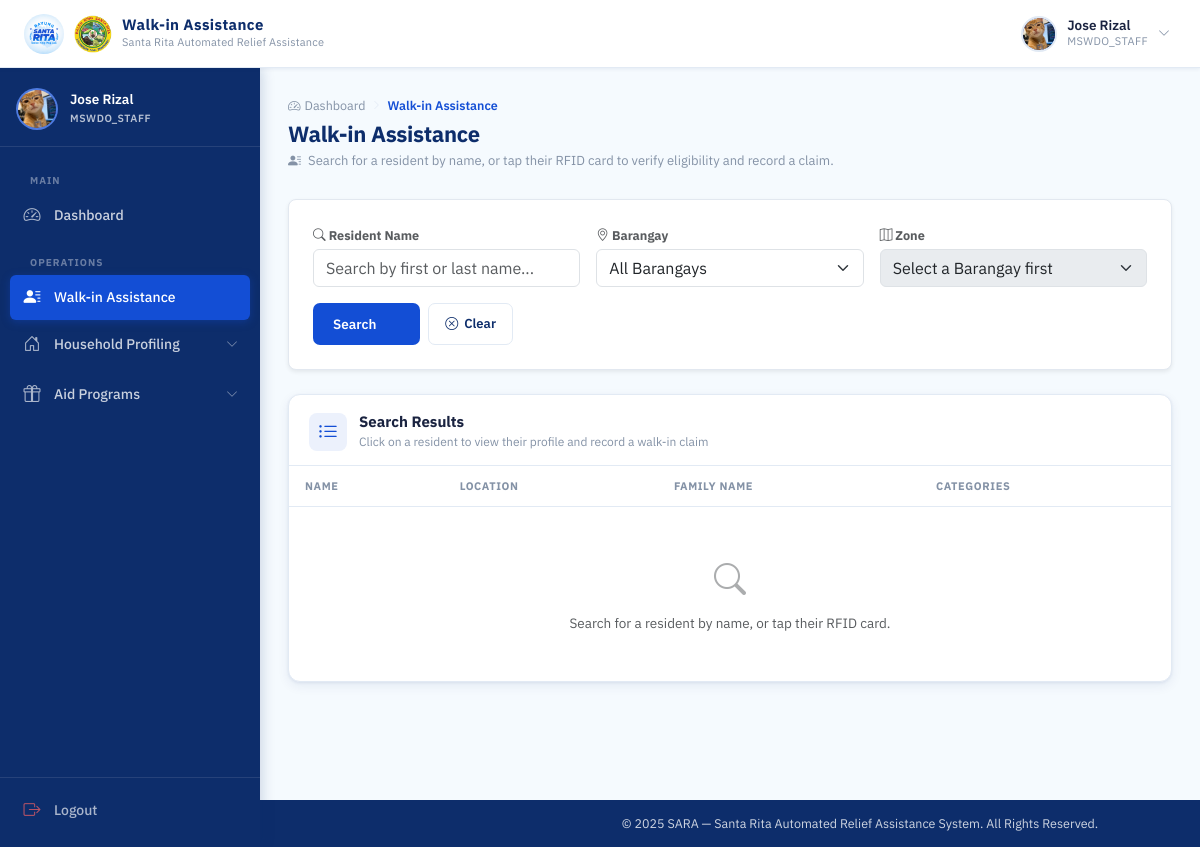
Page /staff/walkin/ (signed in) on the committed database.
### accounts/models.py (models this page shows, shortened)
class User(AbstractUser):
    ROLE_CHOICES = (
        ('MSWDO', 'MSWDO Admin'),
        ('MSWDO_STAFF', 'MSWDO Staff'),
        ('BARANGAY', 'Barangay Admin'),
    )
    email = models.EmailField(unique=True)
    role = models.CharField(max_length=20, choices=ROLE_CHOICES)
    barangay = models.ForeignKey(
        'Barangay', on_delete=models.SET_NULL, blank=True, null=True, related_name='users'
    )
    is_active = models.BooleanField(default=True)
    middle_name = models.CharField(max_length=150, blank=True)
    suffix = models.CharField(max_length=10, blank=True, null=True)
    position = models.CharField(max_length=100, blank=True)
    birth_place = models.CharField(max_length=200, blank=True)
    CIVIL_STATUS_CHOICES = (
        ('SINGLE', 'Single'),
        ('MARRIED', 'Married'),
        ('WIDOWED', 'Widowed'),
        ('SEPARATED', 'Separated'),
        ('ANNULLED', 'Annulled'),
    )
    civil_status = models.CharField(max_length=20, choices=CIVIL_STATUS_CHOICES, blank=True)
    citizenship = models.CharField(max_length=100, blank=True, default='Filipino')
    must_change_password = models.BooleanField(default=False)
    SEX_CHOICES = (
        ('M', 'Male'),
        ('F', 'Female'),
    )
    sex = models.CharField(max_length=1, choices=SEX_CHOICES, blank=True)
    birthdate = models.DateField(blank=True, null=True)
    contact_number = models.CharField(
        max_length=13,
        blank=True,
        validators=[
            RegexValidator(
                regex=r'^(09|\+639)\d{9}$',
                message="Phone number must be entered in the format: '09XXXXXXXXX' or '+639XXXXXXXXX'."
            )
        ]
    )
    profile_image = models.ImageField(upload_to=user_profile_image_path, blank=True, null=True)

### distribution/views.py (the view, shortened to what this page needs)
# urls.py: path('staff/walkin/', views.staff_walkin, name='staff_walkin'),
@login_required(login_url='login')
@session_protected
def staff_walkin(request):
    if request.user.role != 'MSWDO_STAFF':
        return HttpResponseForbidden("Access Denied")
    query = request.GET.get('q', '').strip()
    barangay_id = request.GET.get('barangay')
    zone_id = request.GET.get('zone')
    members = FamilyMember.objects.none()
    barangays = Barangay.objects.all().order_by('name')
    all_zones = Zone.objects.select_related('barangay').order_by('name')
    assistances = Assistance.objects.filter(is_active=True).select_related('program', 'aid_category')
    return render(request, 'distribution/staff_walkin.html', {
        'members': members,
        'barangays': barangays,
        'all_zones': all_zones,
        'assistances': assistances,
        'query': query,
        'selected_barangay': barangay_id,
        'selected_zone': zone_id,
    })

### accounts/context_processors.py (called while the page is built)
def auth_required(request):
    return {
        'requires_auth': request.user.is_authenticated
    }

### distribution/templates/distribution/staff_walkin.html (shortened to what this page needs)
{% extends 'base.html' %}
{% load static %}
{% block navbar_title %}Walk-in Assistance{% endblock %}
{% block css %}
<link rel="stylesheet" href="{% static 'css/mswdo_dashboard.css' %}">
<link rel="stylesheet" href="{% static 'css/barangay_accounts.css' %}">
<link rel="stylesheet" href="{% static 'css/program_list.css' %}">
<link rel="stylesheet" href="{% static 'css/scan_rfid.css' %}">
{% endblock %}
{% block content %}
<div class="dash-page-header">
  <div>
    <div class="page-breadcrumb">
      <a href="{% url 'staff_dashboard' %}" class="breadcrumb-link">
        <i class="bi bi-speedometer2"></i> Dashboard
      </a>
      <i class="bi bi-chevron-right breadcrumb-sep"></i>
      <span class="breadcrumb-current">Walk-in Assistance</span>
    </div>
    <h1 class="dash-page-title">Walk-in Assistance</h1>
    <p class="dash-page-sub">
      <i class="bi bi-person-lines-fill me-1"></i>
      Search for a resident by name, or tap their RFID card to verify eligibility and record a claim.
    </p>
  </div>
</div>
<div class="search-form-card shadow-sm" id="searchSection" style="position: relative; z-index: 10;">
  <form method="GET" action="{% url 'staff_walkin' %}">
    <div class="search-filters">
      <div class="form-group mb-0">
        <label class="text-muted small fw-bold mb-1" for="q"><i class="bi bi-search"></i> Resident Name</label>
        <input type="text" class="form-control" id="q" name="q" value="{{ query }}" placeholder="Search by first or last name...">
      </div>
      <div class="form-group mb-0">
        <label class="text-muted small fw-bold mb-1" for="filter-barangay"><i class="bi bi-geo-alt"></i> Barangay</label>
        <select class="form-select" id="filter-barangay" name="barangay">
          <option value="">All Barangays</option>
        </select>
      </div>
      <div class="form-group mb-0">
        <label class="text-muted small fw-bold mb-1" for="filter-zone"><i class="bi bi-map"></i> Zone</label>
        <select class="form-select" id="filter-zone" name="zone" disabled>
          <option value="">Select a Barangay first</option>
        </select>
      </div>
      <div class="form-group mb-0 flex-grow-0 d-flex gap-2">
        <button type="submit" class="btn-dash-primary w-100">Search</button>
        <a href="{% url 'staff_walkin' %}" class="btn-dash-outline">
          <i class="bi bi-x-circle"></i> Clear
        </a>
      </div>
    </div>
  </form>
</div>
<div class="dash-panel">
  <div class="dash-panel__header">
    <div class="dash-panel__header-left">
      <i class="bi bi-list-ul dash-panel__icon"></i>
      <div>
        <h2 class="dash-panel__title">Search Results</h2>
        <p class="dash-panel__sub">Click on a resident to view their profile and record a walk-in claim</p>
      </div>
    </div>
  </div>
  <div class="dash-panel__body p-0">
    <div class="table-responsive">
      <table class="acct-table table-hover">
        <thead>
          <tr>
            <th class="acct-th">Name</th>
            <th class="acct-th">Location</th>
            <th class="acct-th">Family Name</th>
            <th class="acct-th">Categories</th>
          </tr>
        </thead>
        <tbody>
          {% if not query and not selected_barangay and not selected_zone %}
          <tr>
            <td colspan="4" class="text-center py-5 text-muted">
              <i class="bi bi-search" style="font-size: 2rem; display: block; margin-bottom: 10px; opacity: 0.5;"></i>
              Search for a resident by name, or tap their RFID card.
            </td>
          </tr>
          {% elif not members %}
          <tr>
            <td colspan="4" class="text-center py-5 text-muted">
              No matching residents found.
            </td>
          </tr>
          {% endif %}
        </tbody>
      </table>
    </div>
  </div>
</div>
{% endblock %}

### templates/base.html (shortened to what this page needs)
{% load static %}
<!DOCTYPE html>
<html lang="en">
<head>
  <link href="https://cdn.jsdelivr.net/npm/bootstrap@5.3.2/dist/css/bootstrap.min.css" rel="stylesheet">
  <link href="https://cdn.jsdelivr.net/npm/bootstrap-icons@1.11.3/font/bootstrap-icons.min.css" rel="stylesheet">
  <link rel="stylesheet" href="{% static 'css/base.css' %}">
  <link rel="stylesheet" href="{% static 'css/_responsive.css' %}">
  <link rel="stylesheet" href="{% static 'css/scan_rfid.css' %}">
  <link rel="stylesheet" href="{% static 'css/loading_modal.css' %}">
  {% block css %}{% endblock %}
</head>
<body>
  <div class="page-wrapper">
    <nav class="topbar" id="topbar">
      <div class="topbar-left">
        <a class="topbar-brand" href="#">
          <img src="{% static 'images/logo.jpg' %}" alt="SARA Logo" class="topbar-logo">
          <img src="{% static 'images/SRP.png' %}" alt="SRP Logo" class="topbar-logo topbar-logo--srp">
          <div class="topbar-title-group">
            <span class="topbar-title">{% block navbar_title %}SARA SYSTEM{% endblock %}</span>
            <span class="topbar-subtitle">Santa Rita Automated Relief Assistance</span>
          </div>
        </a>
      </div>
      <div class="topbar-right">
        {% if user.is_authenticated %}
        <div class="topbar-user" id="userDropdownToggle">
          <div class="topbar-avatar">
            {% if user.profile_image %}
            <img src="{{ user.profile_image.url }}" alt="{{ user.get_full_name }}">
            {% else %}
            <span class="avatar-initials">
              {{ user.first_name|first|upper }}{{ user.last_name|first|upper }}
            </span>
            {% endif %}
          </div>
          <div class="topbar-user-info">
            <span class="topbar-username">{{ user.get_full_name|default:user.username }}</span>
            <span class="topbar-role">{{ user.role|default:"User" }}</span>
          </div>
          <i class="bi bi-chevron-down topbar-chevron" id="userChevron"></i>
        </div>
        {% endif %}
      </div>
    </nav>
    {% if user.is_authenticated and not hide_sidebar %}
    <aside class="sidebar" id="sidebar">
      <div class="sidebar-header">
        <div class="sidebar-user-card">
          <div class="sidebar-avatar">
            {% if user.profile_image %}
            <img src="{{ user.profile_image.url }}" alt="{{ user.get_full_name }}">
            {% else %}
            <span class="avatar-initials avatar-initials--lg">
              {{ user.first_name|first|upper }}{{ user.last_name|first|upper }}
            </span>
            {% endif %}
          </div>
          <div class="sidebar-user-info">
            <span class="sidebar-username">{{ user.get_full_name|default:user.username }}</span>
            <span class="sidebar-role-badge">{{ user.role|default:"User" }}</span>
          </div>
        </div>
      </div>
      <nav class="sidebar-body">
        <ul class="sidebar-nav">
          {% if user.role == 'MSWDO_STAFF' %}
          <li class="sidebar-section-label">Main</li>
          <li class="sidebar-item">
            <a href="{% url 'staff_dashboard' %}"
              class="sidebar-link {% if request.resolver_match.url_name == 'staff_dashboard' %}active{% endif %}">
              <i class="bi bi-speedometer2"></i>
              <span>Dashboard</span>
            </a>
          </li>
          <li class="sidebar-section-label">Operations</li>
          <li class="sidebar-item">
            <a href="{% url 'staff_walkin' %}"
              class="sidebar-link {% if request.resolver_match.url_name == 'staff_walkin' %}active{% endif %}">
              <i class="bi bi-person-lines-fill"></i>
              <span>Walk-in Assistance</span>
            </a>
          </li>
          <li class="sidebar-item sidebar-item--accordion">
            <button class="sidebar-link sidebar-accordion-btn" data-target="staffHouseholdSubmenu"
              aria-expanded="false">
              <i class="bi bi-house-door"></i>
              <span>Household Profiling</span>
              <i class="bi bi-chevron-down sidebar-arrow"></i>
            </button>
          </li>
          <li class="sidebar-item sidebar-item--accordion">
            <button class="sidebar-link sidebar-accordion-btn" data-target="staffAidSubmenu" aria-expanded="false">
              <i class="bi bi-gift"></i>
              <span>Aid Programs</span>
              <i class="bi bi-chevron-down sidebar-arrow"></i>
            </button>
          </li>
          {% endif %}
        </ul>
      </nav>
      <div class="sidebar-footer">
        <a href="{% url 'logout' %}" class="sidebar-link sidebar-logout">
          <i class="bi bi-box-arrow-right"></i>
          <span>Logout</span>
        </a>
      </div>
    </aside>
    {% endif %}
    <main class="{% if user.is_authenticated and not hide_sidebar %}main-content{% endif %}">
      {% block content %}{% endblock %}
    </main>
    <footer
      class="{% if user.is_authenticated and not hide_sidebar %}footer footer--dashboard{% else %}footer{% endif %}">
      <div class="footer-content">
        <p>&copy; 2025 SARA &mdash; Santa Rita Automated Relief Assistance System. All Rights Reserved.</p>
      </div>
    </footer>
  </div>
</body>
</html>

### static/css/_responsive.css (style rules this page uses)
html, body { overflow-x: hidden; max-width: 100%; }
.page-wrapper, .main-content, .logform, .form-container { max-width: 100%; box-sizing: border-box; }

### static/css/scan_rfid.css (style rules this page uses)
.acct-table th { position: sticky; top: 0; z-index: 10; background: var(--bg-card); }

### static/css/mswdo_dashboard.css (style rules this page uses)
:root { --card-radius: 12px; --panel-radius: 12px; --shadow-card: 0 1px 3px rgba(13, 45, 107, 0.07), 0 4px 12px rgba(13, 45, 107, 0.07); --shadow-hover: 0 4px 18px rgba(13, 45, 107, 0.14); --teal: #0d7377; --teal-light: #e6f4f4; --amber: #b45309; --amber-light: #fef3c7; --green: #166534; --green-light: #dcfce7; --indigo: #3730a3; --indigo-light: #ede9fe; --success: #22A06B; --success-hover: #1C8A5C; --success-bg: rgba(34, 160, 107, 0.08); }
.dash-page-header { display: flex; align-items: flex-start; justify-content: space-between; gap: 16px; margin-bottom: 28px; flex-wrap: wrap; }
.dash-page-title { font-size: 22px; font-weight: 700; color: var(--primary); margin: 0 0 4px; letter-spacing: -0.3px; }
.dash-page-sub { font-size: 13px; color: var(--text-muted); margin: 0; }
.btn-dash-primary { display: inline-flex; align-items: center; gap: 6px; background-color: var(--secondary); color: #fff; border: none; border-radius: 7px; padding: 9px 18px; font-size: 13.5px; font-weight: 600; cursor: pointer; transition: background var(--transition), box-shadow var(--transition); font-family: var(--font); text-decoration: none; }
.btn-dash-outline { display: inline-flex; align-items: center; gap: 6px; background: var(--white); color: var(--primary); border: 1.5px solid var(--border); border-radius: 7px; padding: 8px 16px; font-size: 13px; font-weight: 600; cursor: pointer; transition: border-color var(--transition), background var(--transition), color var(--transition), box-shadow var(--transition); font-family: var(--font); text-decoration: none; }
.dash-panel { background: var(--white); border: 1px solid var(--border); border-radius: var(--panel-radius); box-shadow: var(--shadow-card); overflow: hidden; }
.dash-panel__header { display: flex; align-items: center; justify-content: space-between; padding: 18px 20px 14px; border-bottom: 1px solid var(--border); }
.dash-panel__header-left { display: flex; align-items: center; gap: 12px; }
.dash-panel__icon { font-size: 20px; color: var(--secondary); width: 38px; height: 38px; background: rgba(19, 78, 213, 0.08); border-radius: 8px; display: flex; align-items: center; justify-content: center; flex-shrink: 0; }
.dash-panel__title { font-size: 15px; font-weight: 700; color: var(--text-main); margin: 0 0 2px; line-height: 1.2; }
.dash-panel__sub { font-size: 12px; color: var(--text-muted); margin: 0; }
.dash-panel__body { padding: 20px; }

### static/css/barangay_accounts.css (style rules this page uses)
.page-breadcrumb { display: flex; align-items: center; gap: 6px; margin-bottom: 6px; }
.breadcrumb-link { font-size: 12.5px; color: var(--text-muted); text-decoration: none; display: flex; align-items: center; gap: 4px; transition: color var(--transition); }
.breadcrumb-sep { font-size: 10px; color: var(--border); }
.breadcrumb-current { font-size: 12.5px; color: var(--secondary); font-weight: 600; }
.acct-table { width: 100%; border-collapse: collapse; font-size: 13.5px; }
.acct-th { padding: 12px 16px; font-size: 11px; font-weight: 700; text-transform: uppercase; letter-spacing: 0.6px; color: var(--text-muted); background: #f8fafd; border-bottom: 1px solid var(--border); white-space: nowrap; text-align: left; }

### distribution/templates/distribution/staff_walkin.html (style rules this page uses)
.search-form-card { background: #fff; border: 1px solid #e2e8f0; border-radius: 8px; padding: 1.5rem; margin-bottom: 1.5rem; }
.search-filters { display: flex; gap: 1rem; align-items: flex-end; flex-wrap: wrap; }
.search-filters .form-group { flex: 1; min-width: 200px; }
.search-filters .btn-dash-primary { padding: 0.5rem 1.25rem; height: 42px; }

### rows in the picture
User: profile_image (picture), get_full_name "Jose Rizal", role "MSWDO_STAFF"
